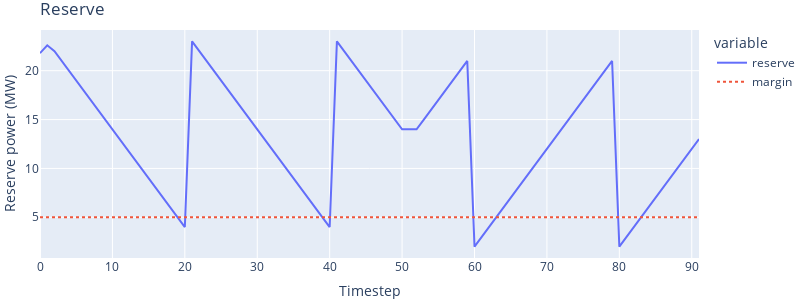

Here is the notebook cell this chart was saved with:
### Code cell
dfplot=mc._dfElReserve
margin=mc.instance.paramParameters['elReserveMargin']
x = [dfplot.index[0],dfplot.index[-1]]
fig=px.line(dfplot,title="Reserve")
fig.add_scatter(x=x,y=[margin,margin],line=dict(dash='dot'),name="margin",mode="lines")
fig.update_xaxes(title_text="Timestep")
fig.update_yaxes(title_text="Reserve power (MW)",dtick = 5)
fig.update_layout(autosize=False,width=800,height=300,margin=dict(l=0,r=0,t=30,b=0))

### Figure 1 — Plotly figure (JSON) as saved in the notebook; plotly's stock layout.template omitted (floating-point values rounded to 4 significant figures)
{"data": [{"hovertemplate": "variable=reserve<br>index=%{x}<br>value=%{y}<extra></extra>", "legendgroup": "reserve", "line": {"color": "#636efa", "dash": "solid"}, "mode": "lines", "name": "reserve", "orientation": "v", "showlegend": true, "type": "scatter", "x": [0, 1, 2, 3, 4, 5, 6, 7, 8, 9, 10, 11, 12, 13, 14, 15, 16, 17, 18, 19, 20, 21, 22, 23, 24, 25, 26, 27, 28, 29, 30, 31, 32, 33, 34, 35, 36, 37, 38, 39, 40, 41, 42, 43, 44, 45, 46, 47, 48, 49, 50, 51, 52, 53, 54, 55, 56, 57, 58, 59, 60, 61, 62, 63, 64, 65, 66, 67, 68, 69, 70, 71, 72, 73, 74, 75, 76, 77, 78, 79, 80, 81, 82, 83, 84, 85, 86, 87, 88, 89, 90, 91], "xaxis": "x", "y": [21.8, 22.6, 22, 21, 20, 19, 18.0, 17, 16, 15, 14.0, 13.0, 12.0, 11.0, 10.0, 9.0, 8.0, 7.0, 6.0, 5.0, 4.0, 23.0, 22.0, 21.0, 20.0, 19.0, 18.0, 17.0, 16.0, 15.0, 14.0, 13.0, 12.0, 11.0, 10.0, 9.0, 8.0, 7.0, 6.0, 5.0, 4.0, 23.0, 22.0, 21.0, 20.0, 19.0, 18.0, 17.0, 16.0, 15.0, 14, 14, 14, 15, 16, 17, 18, 19, 20, 21, 2, 3, 4, 5, 6, 7, 8, 9, 10.0, 11, 12, 13, 14, 15, 16, 17, 18, 19, 20, 21, 2.0, 3.0, 4.0, 5.0, 6.0, 7.0, 8.0, 9.0, 10.0, 11.0, 12.0, 13.0], "yaxis": "y"}, {"line": {"dash": "dot"}, "mode": "lines", "name": "margin", "type": "scatter", "x": [0, 91], "y": [5, 5]}], "layout": {"autosize": false, "height": 300, "legend": {"title": {"text": "variable"}, "tracegroupgap": 0}, "margin": {"b": 0, "l": 0, "r": 0, "t": 30}, "title": {"text": "Reserve"}, "width": 800, "xaxis": {"anchor": "y", "autorange": true, "domain": [0, 1], "range": [0, 91], "title": {"text": "Timestep"}, "type": "linear"}, "yaxis": {"anchor": "x", "autorange": true, "domain": [0, 1], "dtick": 5, "range": [0.8333, 24.17], "title": {"text": "Reserve power (MW)"}, "type": "linear"}}}
